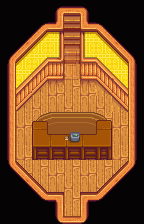

Tiled map render using the project's own tile images. Description and the whole map definition, tile-layer contents included, below:
An orthogonal 9x14 tile map with 16x16 px tiles, 6 tile layers (Back, Back2, Buildings, Front, ...), 3 tilesets.

<map version="1.10" tiledversion="1.10.2" orientation="orthogonal" renderorder="right-down" compressionlevel="0" width="9" height="14" tilewidth="16" tileheight="16" infinite="0" nextlayerid="13" nextobjectid="7">
 <tileset firstgid="1" name="townInterior" tilewidth="16" tileheight="16" tilecount="2176" columns="32">
  <image source="townInterior.png" width="512" height="1088" />
  <tile id="196">
   <properties>
    <property name="Type" value="Wood" />
   </properties>
  </tile>
  <tile id="197">
   <properties>
    <property name="Type" value="Wood" />
   </properties>
  </tile>
  <tile id="198">
   <properties>
    <property name="Type" value="Wood" />
   </properties>
  </tile>
  <tile id="199">
   <properties>
    <property name="Type" value="Wood" />
   </properties>
  </tile>
  <tile id="200">
   <properties>
    <property name="Type" value="Wood" />
   </properties>
  </tile>
  <tile id="228">
   <properties>
    <property name="Type" value="Wood" />
   </properties>
  </tile>
  <tile id="229">
   <properties>
    <property name="Type" value="Wood" />
   </properties>
  </tile>
  <tile id="230">
   <properties>
    <property name="Type" value="Wood" />
   </properties>
  </tile>
  <tile id="231">
   <properties>
    <property name="Type" value="Wood" />
   </properties>
  </tile>
  <tile id="232">
   <properties>
    <property name="Type" value="Wood" />
   </properties>
  </tile>
  <tile id="260">
   <properties>
    <property name="Type" value="Wood" />
   </properties>
  </tile>
  <tile id="261">
   <properties>
    <property name="Type" value="Wood" />
   </properties>
  </tile>
  <tile id="262">
   <properties>
    <property name="Type" value="Wood" />
   </properties>
  </tile>
  <tile id="263">
   <properties>
    <property name="Type" value="Wood" />
   </properties>
  </tile>
  <tile id="264">
   <properties>
    <property name="Type" value="Wood" />
   </properties>
  </tile>
  <tile id="1043">
   <properties>
    <property name="Type" value="Wood" />
   </properties>
  </tile>
  <tile id="1075">
   <properties>
    <property name="Type" value="Wood" />
   </properties>
  </tile>
 </tileset>
 <tileset firstgid="2177" name="townInterior_2" tilewidth="16" tileheight="16" tilecount="1312" columns="32">
  <image source="townInterior_2.png" width="512" height="656" />
 </tileset>
 <tileset firstgid="3489" name="walls_and_floors" tilewidth="16" tileheight="16" tilecount="688" columns="16">
  <image source="walls_and_floors.png" width="256" height="688" />
 </tileset>
 <layer id="1" name="Back" width="9" height="14">
  <data encoding="csv">
0,0,0,0,0,0,0,0,0,
0,0,0,0,1044,0,0,0,0,
0,0,3161,3162,1044,3162,3163,0,0,
0,3161,3193,3194,1044,3194,3195,3163,0,
0,3193,3225,3226,233,3226,3227,3195,0,
0,3225,199,200,265,200,231,3227,0,
0,199,233,232,233,232,233,231,0,
0,264,265,264,265,264,265,264,0,
0,232,233,232,233,232,233,232,0,
0,264,265,264,265,264,265,264,0,
0,264,265,264,265,264,265,264,0,
0,0,233,232,233,232,233,0,0,
0,0,0,0,265,0,0,0,0,
0,0,0,0,233,0,0,0,0
</data>
 </layer>
 <layer id="2" name="Back2" width="9" height="14">
  <properties>
   <property name="Draw" value="Back" />
  </properties>
  <data encoding="csv">
0,0,0,0,0,0,0,0,0,
0,0,0,0,0,0,0,0,0,
0,0,0,0,0,0,0,0,0,
0,0,0,0,0,0,0,0,0,
0,0,0,0,0,0,0,0,0,
0,0,0,0,0,0,0,0,0,
0,0,0,0,0,0,0,0,0,
0,0,3240,3241,3242,3243,3244,0,0,
0,0,3272,3273,3274,3275,3276,0,0,
0,0,3304,3305,3306,3307,3308,0,0,
0,0,0,0,0,0,0,0,0,
0,0,0,0,0,0,0,0,0,
0,0,0,0,0,0,0,0,0,
0,0,0,0,0,0,0,0,0
</data>
 </layer>
 <layer id="3" name="Buildings" width="9" height="14">
  <data encoding="csv">
1,1,1,1,0,1,1,1,1,
1,1,1,1,0,1,1,1,1,
1,1,0,56,0,55,0,1,1,
1,0,74,88,0,87,76,0,1,
1,74,106,120,121,119,108,76,1,
1,106,138,0,0,0,140,108,1,
1,138,0,0,0,0,0,140,1,
1,0,0,0,0,0,0,0,1,
1,0,918,0,0,0,894,0,1,
1,0,950,951,952,951,926,0,1,
1,0,0,0,0,0,0,0,1,
1,1,0,0,0,0,0,1,1,
1,1,1,1,0,1,1,1,1,
1,1,1,1,0,1,1,1,1
</data>
 </layer>
 <layer id="4" name="Front" width="9" height="14">
  <data encoding="csv">
0,0,0,10,11,12,0,0,0,
0,0,2,195,0,194,4,0,0,
0,16,42,0,57,0,44,17,0,
33,42,0,0,89,0,0,44,37,
65,0,0,0,0,0,0,0,3221225537,
65,0,0,0,0,0,0,0,3221225537,
65,0,0,0,0,0,0,0,3221225537,
65,0,886,0,0,0,830,0,3221225537,
65,0,0,919,920,919,0,0,3221225537,
65,0,0,0,0,0,0,0,3221225537,
3221225509,3221225516,0,0,0,0,0,3221225514,3221225505,
0,3221225489,3221225516,0,0,0,3221225514,3221225488,0,
0,0,3221225476,3221225666,0,3221225667,3221225474,0,0,
0,0,0,97,166,131,0,0,0
</data>
 </layer>
 <layer id="5" name="Front2" width="9" height="14">
  <properties>
   <property name="Draw" value="Front" />
  </properties>
  <data encoding="csv">
0,0,0,0,0,0,0,0,0,
0,0,0,0,0,0,0,0,0,
0,0,0,0,0,0,0,0,0,
0,0,0,0,0,0,0,0,0,
0,0,0,0,0,0,0,0,0,
0,0,0,0,0,0,0,0,0,
0,0,0,0,0,0,0,0,0,
0,0,0,0,0,0,0,0,0,
0,0,0,0,0,0,0,0,0,
0,0,0,0,0,0,0,0,0,
0,0,0,0,0,0,0,0,0,
0,0,0,0,0,0,0,0,0,
0,0,0,0,0,0,0,0,0,
0,0,0,0,0,0,0,0,0
</data>
 </layer>
 <layer id="6" name="Paths" width="9" height="14">
  <data encoding="csv">
0,0,0,0,0,0,0,0,0,
0,0,0,0,0,0,0,0,0,
0,0,0,0,0,0,0,0,0,
0,0,0,0,0,0,0,0,0,
0,0,0,0,0,0,0,0,0,
0,0,0,0,0,0,0,0,0,
0,0,0,0,0,0,0,0,0,
0,0,0,0,0,0,0,0,0,
0,0,0,0,0,0,0,0,0,
0,0,0,0,0,0,0,0,0,
0,0,0,0,0,0,0,0,0,
0,0,0,0,0,0,0,0,0,
0,0,0,0,0,0,0,0,0,
0,0,0,0,0,0,0,0,0
</data>
 </layer>
 <objectgroup id="7" name="Back" />
 <objectgroup id="8" name="Back2" />
 <objectgroup id="9" name="Buildings" />
 <objectgroup id="10" name="Front" />
 <objectgroup id="11" name="Front2" />
 <objectgroup id="12" name="Paths" />
</map>
